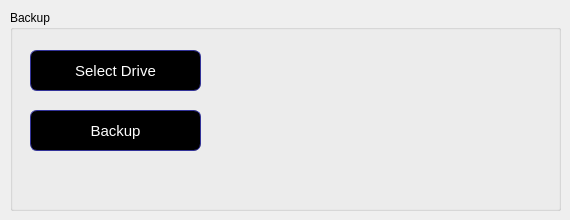
    <widget class="QWidget" name="tab_5">
     <attribute name="title">
      <string>Data Backup</string>
     </attribute>
     <widget class="QGroupBox" name="groupBox_10">
      <property name="geometry">
       <rect>
        <x>10</x>
        <y>10</y>
        <width>551</width>
        <height>201</height>
       </rect>
      </property>
      <property name="title">
       <string>Backup</string>
      </property>
      <widget class="QPushButton" name="pushButton_41">
       <property name="geometry">
        <rect>
         <x>20</x>
         <y>40</y>
         <width>171</width>
         <height>41</height>
        </rect>
       </property>
       <property name="styleSheet">
        <string notr="true">QPushButton {
color: white;
background-color: QLinearGradient( );
border-width: 1px;
border-color: #339;
border-style: solid;
border-radius: 7;
padding: 3px;
font-size: 15px;
padding-left: 5px;
padding-right: 5px;

}</string>
       </property>
       <property name="text">
        <string>Select Drive</string>
       </property>
      </widget>
      <widget class="QPushButton" name="pushButton_42">
       <property name="geometry">
        <rect>
         <x>20</x>
         <y>100</y>
         <width>171</width>
         <height>41</height>
        </rect>
       </property>
       <property name="styleSheet">
        <string notr="true">QPushButton {
color: white;
background-color: QLinearGradient( );
border-width: 1px;
border-color: #339;
border-style: solid;
border-radius: 7;
padding: 3px;
font-size: 15px;
padding-left: 5px;
padding-right: 5px;

}</string>
       </property>
       <property name="text">
        <string>Backup</string>
       </property>
      </widget>
      <widget class="QLabel" name="label_38">
       <property name="geometry">
        <rect>
         <x>210</x>
         <y>40</y>
         <width>331</width>
         <height>31</height>
        </rect>
       </property>
       <property name="styleSheet">
        <string notr="true">color:blue;</string>
       </property>
       <property name="text">
        <string/>
       </property>
      </widget>
      <widget class="QLabel" name="label_115">
       <property name="geometry">
        <rect>
         <x>210</x>
         <y>100</y>
         <width>331</width>
         <height>31</height>
        </rect>
       </property>
       <property name="styleSheet">
        <string notr="true">color:blue;</string>
       </property>
       <property name="text">
        <string/>
       </property>
      </widget>
     </widget>
    </widget>
